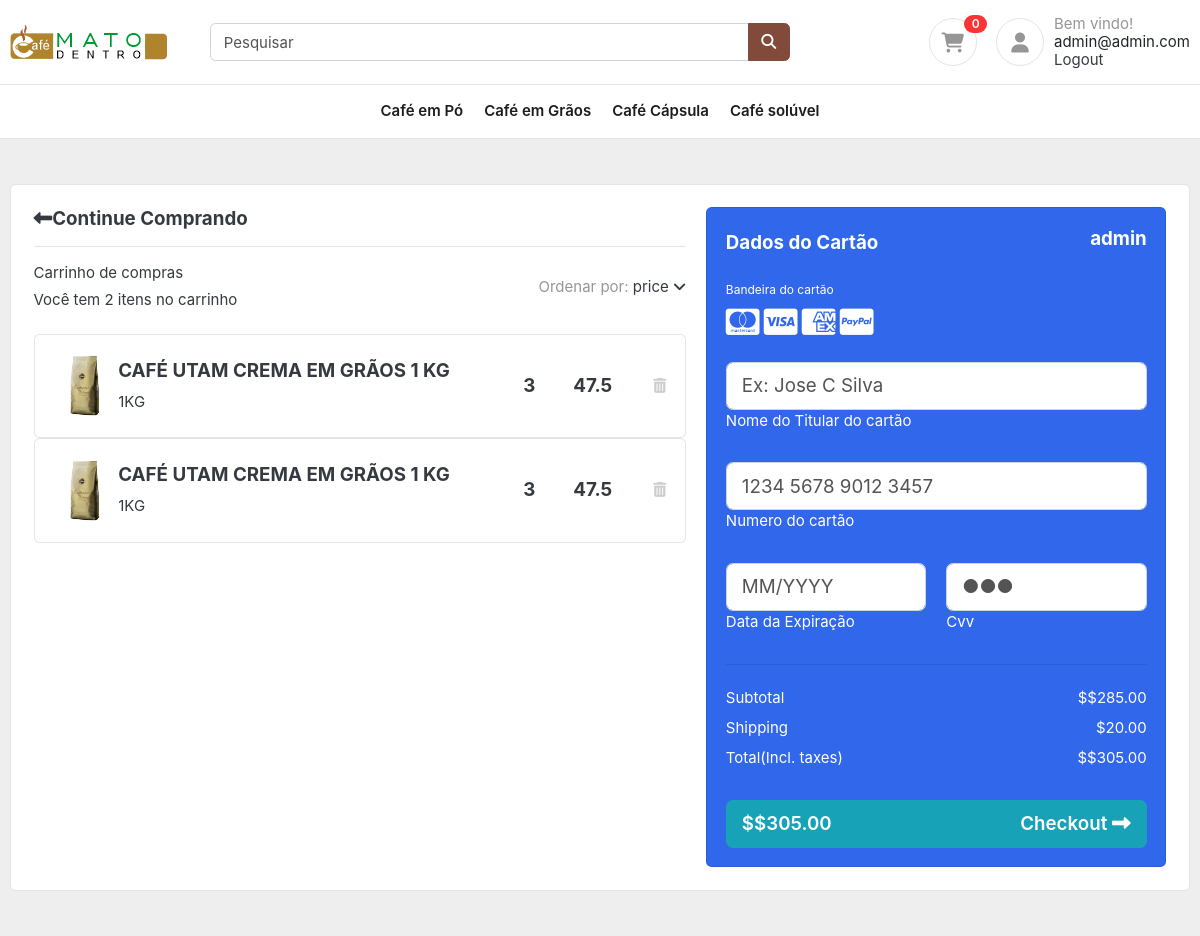
The page /carrinho/ (signed in) on the database as committed earlier.
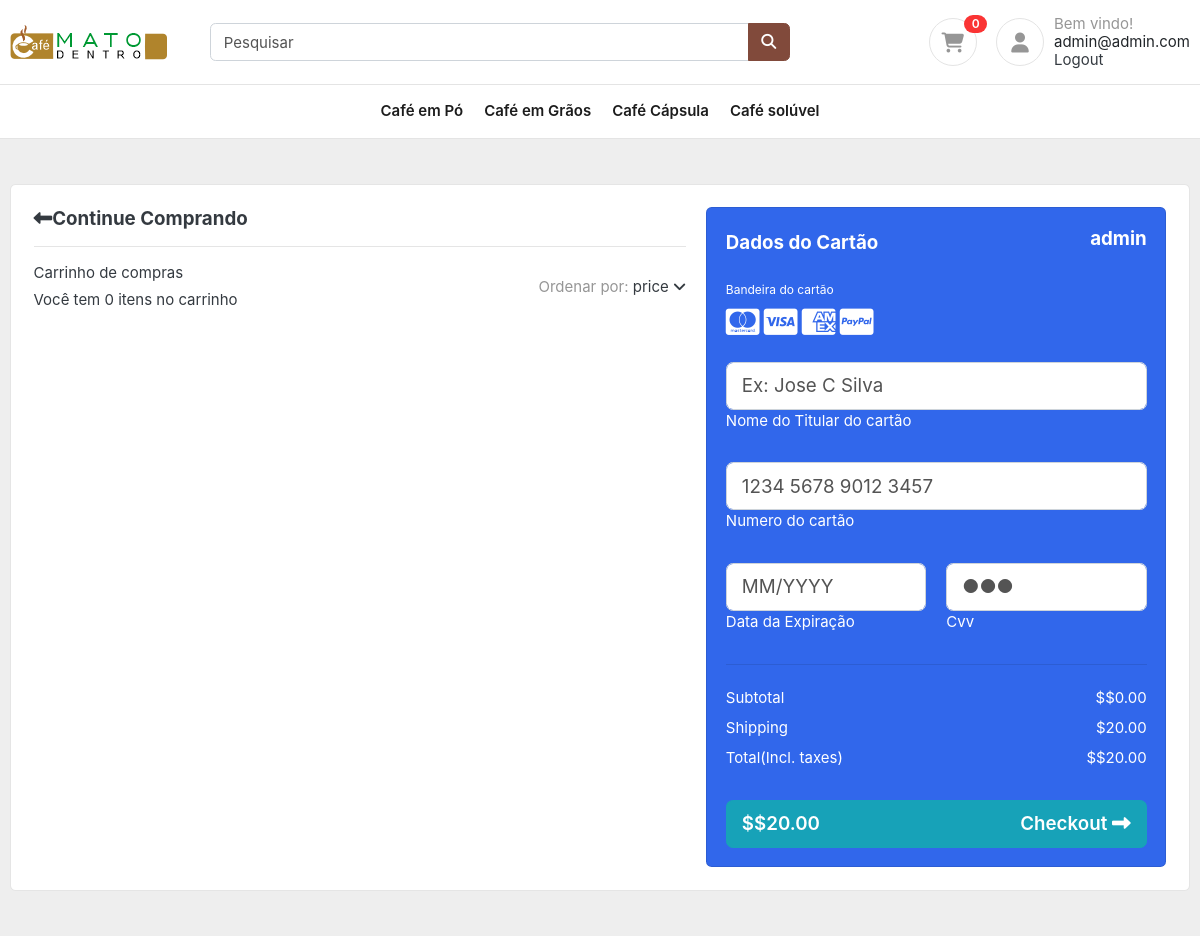
The same page on the database as committed later.
### tables this page shows
CREATE TABLE "carrinho" (
	"id"	INTEGER,
	"name"	TEXT,
	"quant"	INTEGER,
	"valor"	REAL,
	"id_user"	INTEGER,
	"img_url"	TEXT,
	"tamanho"	TEXT,
	PRIMARY KEY("id" AUTOINCREMENT)
);

### loja/admin/rotas.py (the view)
@app.route('/carrinho/')
def carrinho():
    if session:
        user_id = session['id']
        print(f'Usuario {user_id}')
        conexao, cursor = conectar_banco(banco)
        itens_cart = cursor.execute(f"""
                            SELECT * FROM carrinho
                            WHERE id_user = {user_id}
                        """)
        envio = itens_cart.fetchall()
        total = 0
        for item in envio:
            total += item[2] * item[3]
            print(f'quant = {item[2]} -- val {item[3]}')
        return render_template("/carrinho/carrinho.html", items = envio, total = total, title="Carrinho")
    return render_template("/carrinho/carrinho.html", title="Carrinho")

### loja/admin/rotas.py (called while the page is built)
def conectar_banco(banco):
    conexao = sqlite3.connect(banco)
    cursor = conexao.cursor()
    return conexao, cursor

### loja/templates/carrinho/carrinho.html
{% include "includes/base.html" %}
<section class="h-100 h-custom" style="background-color: #eee;">
    <div class="container py-5 h-100">
      <div class="row d-flex justify-content-center align-items-center h-100">
        <div class="col">
          <div class="card">
            <div class="card-body p-4">
              <div class="row">
                <div class="col-lg-7">
                  <h5 class="mb-3"><a href="#!" class="text-body"><i
                        class="fas fa-long-arrow-alt-left me-2"></i>Continue Comprando</a></h5>
                  <hr>
                  <div class="d-flex justify-content-between align-items-center mb-4">
                    <div>
                      <p class="mb-1">Carrinho de compras</p>
                      <p class="mb-0">Você tem {{items | length}} itens no carrinho</p>
                    </div>
                    <div>
                      <p class="mb-0"><span class="text-muted">Ordenar por:</span> <a href="#!"
                          class="text-body">price <i class="fas fa-angle-down mt-1"></i></a></p>
                    </div>
                  </div>
                  {% for item in items %}
                  <div class="card mb-3 mb-lg-0">
                    <div class="card-body">
                      <div class="d-flex justify-content-between">
                        <div class="d-flex flex-row align-items-center">
                          <div>
                            <img
                              src="{{item[5]}}"
                              class="img-fluid rounded-3" alt="Shopping item" style="width: 65px;">
                          </div>
                          <div class="ms-3">
                            <h5>{{item[1]}}</h5>
                            <span>{{item[6]}}</span>
                          </div>
                        </div>
                        <div class="d-flex flex-row align-items-center">
                          <div style="width: 50px;">
                            <h5 class="fw-normal mb-0">{{item[2]}}</h5>
                          </div>
                          <div style="width: 80px;">
                            <h5 class="mb-0">{{item[3]}}</h5>
                          </div>
                          <a href="/delete/{{item[0]}}" style="color: #cecece;"><i class="fas fa-trash-alt"></i></a>
                        </div>
                      </div>
                    </div>
                  </div>
                  {% endfor %}
                </div>
                <div class="col-lg-5">
                  <div class="card bg-primary text-white rounded-3">
                    <div class="card-body">
                      <div class="d-flex justify-content-between align-items-center mb-4">
                        <h5 class="mb-0">Dados do Cartão</h5>
                          {% if not 'name' in session: %}
                          <div>
                            <h5>Bem Vindo!</h5>
                          </div>
                          {%else%}
                          <div>
                            <h5>{{session['name']}}</h5>
                          </div>
                            {% endif %}
                      </div>
                      <p class="small mb-2">Bandeira do cartão</p>
                      <a href="#!" type="submit" class="text-white"><i
                          class="fab fa-cc-mastercard fa-2x me-2"></i></a>
                      <a href="#!" type="submit" class="text-white"><i
                          class="fab fa-cc-visa fa-2x me-2"></i></a>
                      <a href="#!" type="submit" class="text-white"><i
                          class="fab fa-cc-amex fa-2x me-2"></i></a>
                      <a href="#!" type="submit" class="text-white"><i class="fab fa-cc-paypal fa-2x"></i></a>
                      <form class="mt-4">
                        <div class="form-outline form-white mb-4">
                          <input type="text" id="typeName" class="form-control form-control-lg" siez="17"
                            placeholder="Ex: Jose C Silva" />
                          <label class="form-label" for="typeName">Nome do Titular do cartão</label>
                        </div>
                        <div class="form-outline form-white mb-4">
                          <input type="text" id="typeText" class="form-control form-control-lg" siez="17"
                            placeholder="1234 5678 9012 3457" minlength="19" maxlength="19" />
                          <label class="form-label" for="typeText">Numero do cartão</label>
                        </div>
                        <div class="row mb-4">
                          <div class="col-md-6">
                            <div class="form-outline form-white">
                              <input type="text" id="typeExp" class="form-control form-control-lg"
                                placeholder="MM/YYYY" size="7" id="exp" minlength="7" maxlength="7" />
                              <label class="form-label" for="typeExp">Data da Expiração</label>
                            </div>
                          </div>
                          <div class="col-md-6">
                            <div class="form-outline form-white">
                              <input type="password" id="typeText" class="form-control form-control-lg"
                                placeholder="&#9679;&#9679;&#9679;" size="1" minlength="3" maxlength="3" />
                              <label class="form-label" for="typeText">Cvv</label>
                            </div>
                          </div>
                        </div>
                      </form>
                      {% if not 'name' in session: %}
                        <hr class="my-4">
                        <div class="d-flex justify-content-between">
                          <p class="mb-2">Subtotal</p>
                          <p class="mb-2">$0.00</p>
                        </div>
                        <div class="d-flex justify-content-between">
                          <p class="mb-2">Shipping</p>
                          <p class="mb-2">$0.00</p>
                        </div>
                        <div class="d-flex justify-content-between mb-4">
                          <p class="mb-2">Total(Incl. taxes)</p>
                          <p class="mb-2">$0.00</p>
                        </div>
                        <button type="button" class="btn btn-info btn-block btn-lg">
                          <div class="d-flex justify-content-between">
                            <span>$0.00</span>
                            <span>Checkout <i class="fas fa-long-arrow-alt-right ms-2"></i></span>
                          </div>
                        </button>
                      {%else%}
                      <hr class="my-4">
                      <div class="d-flex justify-content-between">
                        <p class="mb-2">Subtotal</p>
                        <p class="mb-2">${{"$%.2f"|format(total)}}</p>
                      </div>
                      <div class="d-flex justify-content-between">
                        <p class="mb-2">Shipping</p>
                        <p class="mb-2">$20.00</p>
                      </div>
                      <div class="d-flex justify-content-between mb-4">
                        <p class="mb-2">Total(Incl. taxes)</p>
                        <p class="mb-2">${{"$%.2f"|format(total + 20.00)}}</p>
                      </div>
                      <button type="button" class="btn btn-info btn-block btn-lg">
                        <div class="d-flex justify-content-between">
                          <span>${{"$%.2f"|format(total + 20.00)}}</span>
                          <span>Checkout <i class="fas fa-long-arrow-alt-right ms-2"></i></span>
                        </div>
                      </button>
                    {% endif %}
                    </div>
                  </div>
                </div>
              </div>
            </div>
          </div>
        </div>
      </div>
    </div>
  </section>

### loja/templates/includes/base.html (shortened to what this page needs)
<!DOCTYPE HTML>
<html lang="en">
<head>
<link href="/static/css/bootstrap.css" rel="stylesheet" type="text/css"/>
<link href="/static/css/ui.css" rel="stylesheet" type="text/css"/>
<link rel="stylesheet" href="/static/css/style.css" type="text/css" />
<link href="/static/css/responsive.css" rel="stylesheet" media="only screen and (max-width: 1200px)" />
</head>
<body>
<header class="section-header">
<section class="header-main border-bottom">
  <div class="container">
<div class="row align-items-center">
  <div class="col-lg-2 col-6">
    <a href="/" class="brand-wrap">
      <img class="logo" src="/static/images/logo.png">
    </a>
  </div>
  <div class="col-lg-6 col-12 col-sm-12">
    <form action="#" class="search">
      <div class="input-group w-100">
          <input type="text" class="form-control" placeholder="Pesquisar">
          <div class="input-group-append">
            <button class="btn btn-primary" type="submit">
              <i class="fa fa-search"></i>
            </button>
          </div>
        </div>
    </form>
  </div>
  <div class="col-lg-4 col-sm-6 col-12">
    <div class="widgets-wrap float-md-right">
      <div class="widget-header  mr-3">
        <a href="/carrinho/" class="icon icon-sm rounded-circle border"><i class="fa fa-shopping-cart"></i></a>
        <span class="badge badge-pill badge-danger notify">0</span>
      </div>
      <div class="widget-header icontext">
        <a href="#" class="icon icon-sm rounded-circle border"><i class="fa fa-user"></i></a>
        <div class="text">
          <span class="text-muted">Bem vindo!</span>
          {% if not 'email' in session: %}
          <div>
            <a href="/login/">Login</a> |
            <a href="/register/"> Registre</a>
          </div>
          {%else%}
          <div>
            {{session['email']}}
          </div>
          <div>
            <a href="/logout">Logout</a>
          </div>
            {% endif %}
        </div>
      </div>
    </div>
  </div>
</div>
  </div>
</section>
</header>
<nav class="navbar navbar-main navbar-expand-lg navbar-light border-bottom">
  <div class="container">
    <div class="collapse navbar-collapse" id="main_nav">
      <ul class="navbar-nav">
        <li class="nav-item">
          <a class="nav-link" href="/produtos/po/">Café em Pó</a>
        </li>
        <li class="nav-item">
          <a class="nav-link" href="/produtos/graos/">Café em Grãos</a>
        </li>
        <li class="nav-item">
          <a class="nav-link" href="/produtos/capsula">Café Cápsula</a>
        </li>
        <li class="nav-item">
          <a class="nav-link" href="/produtos/soluvel/">Café solúvel</a>
        </li>
      </ul>
    </div>
  </div>
</nav>

### loja/static/css/ui.css (style rules this page uses)
html { font-family: 'Inter', sans-serif; font-size: 15px; }
.icon-xs, .icon-sm, .icon-md, .icon-lg { display: inline-block; text-align: center; -ms-flex-negative: 0; flex-shrink: 0; -webkit-box-flex: 0; -ms-flex-positive: 0; flex-grow: 0; }
.icon-sm { width: 48px; height: 48px; line-height: 48px !important; font-size: 20px; }
p:last-child { margin-bottom: 0; }
.header-main { position: relative; padding-top: 1rem; padding-bottom: 1rem; }
.brand-wrap .logo, .navbar-brand .logo { margin-right: 7px; max-height: 42px; display: inline-block; }
.navbar-main .nav-link { font-weight: 600; color: #1c1c1c; }
.widget-header { display: inline-block; vertical-align: middle; position: relative; }
.widget-header a { color: #343a40; }
.widget-header i { color: #969696; }
.widget-header .notify { position: absolute; top: -3px; right: -10px; }
.icontext { display: -webkit-inline-box; display: -ms-inline-flexbox; display: inline-flex; -webkit-box-align: center; -ms-flex-align: center; align-items: center; vertical-align: middle; }
.icontext .text { width: 100%; line-height: 1.2; color: #212529; }
.icontext .icon { position: relative; margin-right: 10px; -ms-flex-negative: 0; flex-shrink: 0; -webkit-box-flex: 0; -ms-flex-positive: 0; flex-grow: 0; }
.notify { position: absolute; top: -4px; right: -10px; display: inline-block; padding: .25em .6em; font-size: 12px; line-height: 1; text-align: center; border-radius: 3rem; color: #fff; background-color: #fa3434; }

### loja/static/css/style.css (style rules this page uses)
.btn-primary { color: #fff; background-color: #814a3b; border-color: #814a3b; }
@media (min-width: 992px) { .navbar-expand-lg .navbar-collapse { justify-content: center; } }

Rows that differ between the two databases and show on the page:
removed carrinho: img_url (picture), name "CAFÉ UTAM CREMA EM GRÃOS 1 KG", tamanho "1KG", quant "3", valor "47.5"
removed carrinho: img_url (picture), name "CAFÉ UTAM CREMA EM GRÃOS 1 KG", tamanho "1KG", quant "3", valor "47.5"
Other text that changed with them:
{{ items | length }}: "2" → "0"
{{ "$%.2f"|format(total) }}: "$285.00" → "$0.00"
{{ "$%.2f"|format(total + 20.00) }}: "$305.00" → "$20.00"
